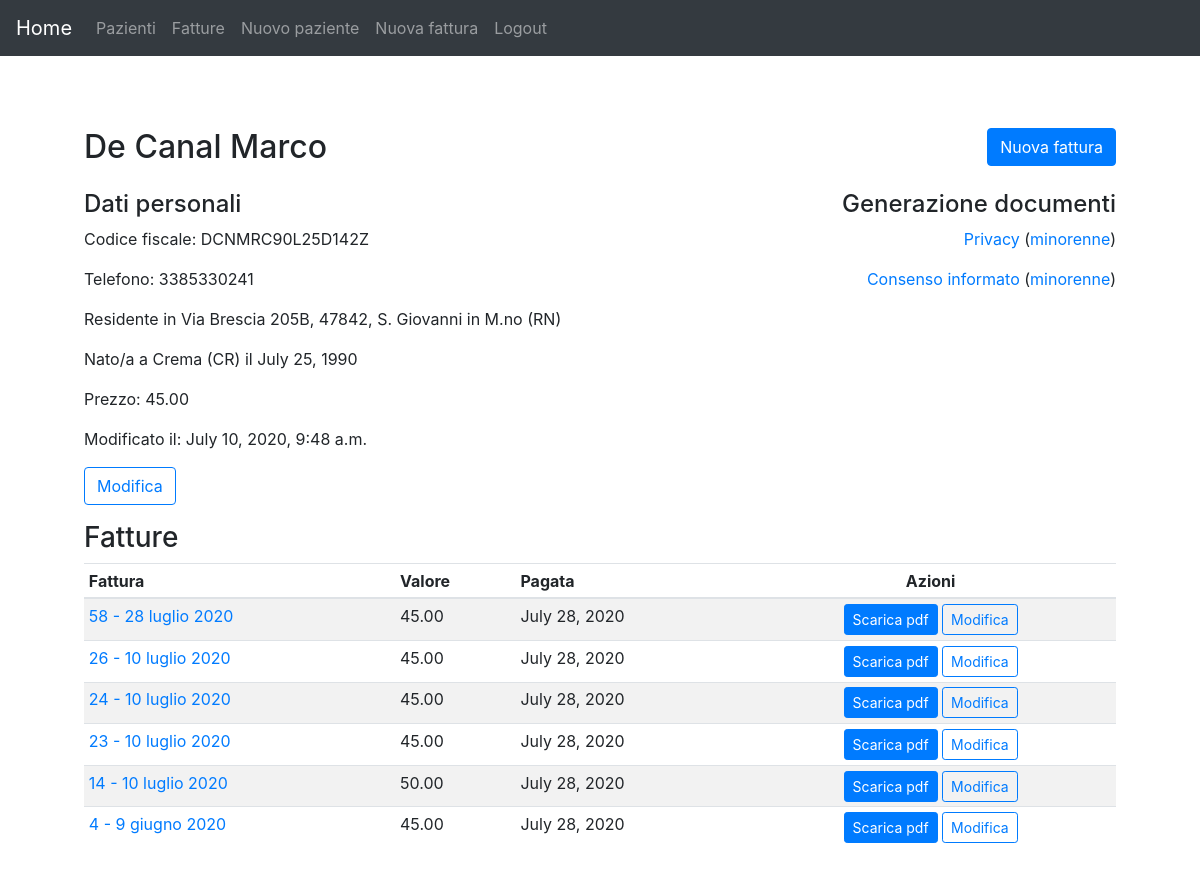
The app's page /gestione/paziente/2 (signed in), older data.
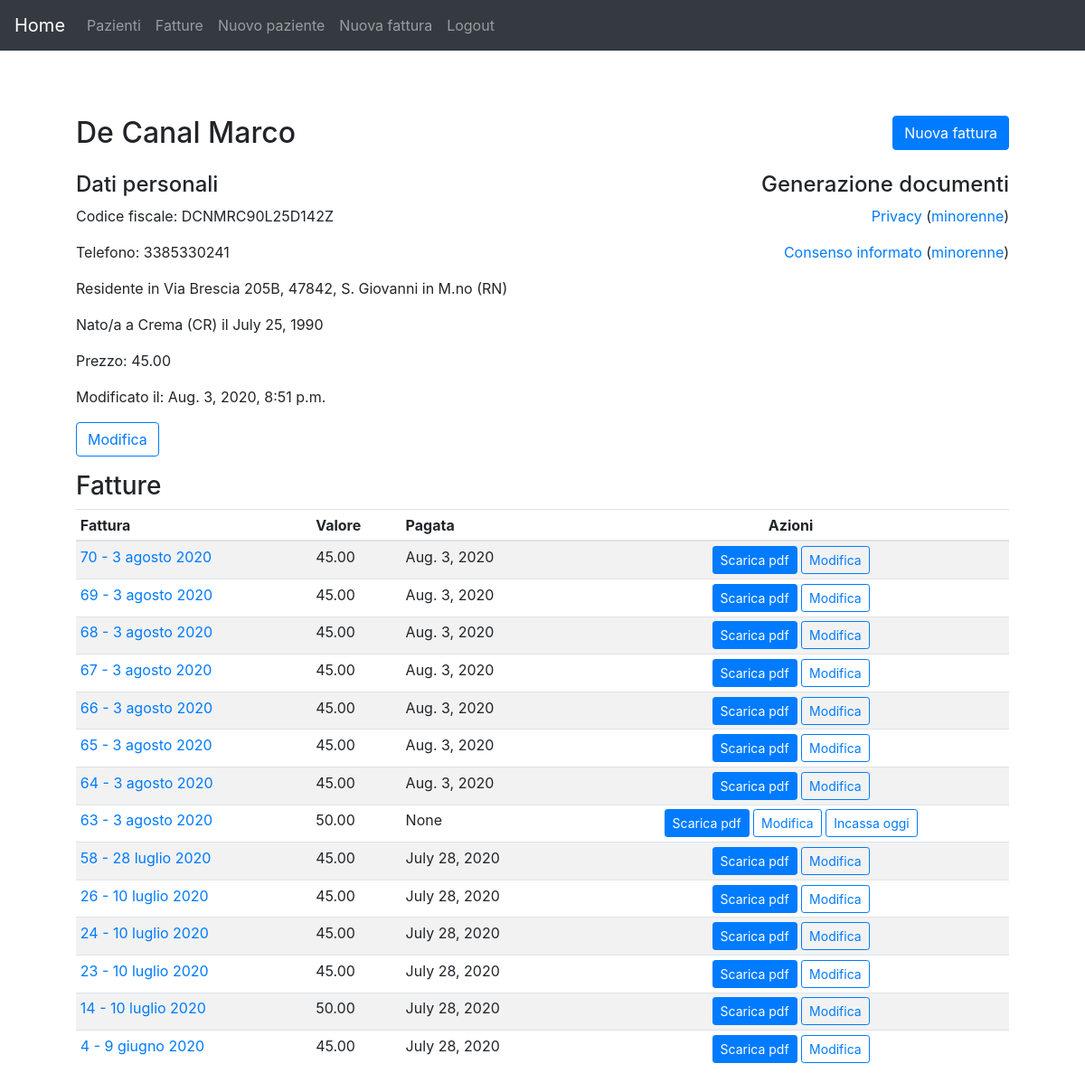
The same page, newer data.
### gestione/models.py (models this page shows, shortened)
class Paziente(models.Model):
	cognome = models.CharField(max_length = 100, help_text = 'Cognome')
	nome = models.CharField(max_length = 100, help_text = 'Nome')
	codfisc = models.CharField("Codice fiscale", max_length = 16, help_text = 'Codice fiscale', blank = True)
	piva = models.CharField('Partita Iva', max_length = 50, help_text = 'P. Iva', blank = True)
	paese = models.CharField('Città', max_length = 100, help_text = 'Città', blank = True)
	provincia = models.CharField(max_length = 2, help_text = 'Prov.', blank = True)
	cap = models.CharField('CAP', max_length = 5, help_text = 'CAP', blank = True)
	via = models.CharField(max_length = 100, help_text = 'Via', blank = True)
	civico = models.CharField('N. civico', max_length = 30, help_text = 'N. civico', blank = True)
	telefono = models.CharField(max_length = 25, help_text = 'Telefono', blank = True)
	email = models.EmailField(help_text = 'email', blank = True)
	data_nascita  = models.DateField('Data di nascita', help_text = 'Data di nascita <em>YYYY-MM-DD</em>.', blank = True, null=True)
	paese_nascita = models.CharField('Città di nascita', max_length = 100, help_text = 'Città di nascita', blank = True)
	provincia_nascita = models.CharField('Provincia di nascita',max_length = 2, help_text = 'Prov. di nascita', blank = True)
	prezzo = models.DecimalField(help_text = 'Prezzo', max_digits = 8, decimal_places = 2, blank = True, default = 50.00)
	ultima_modifica = models.DateTimeField(help_text = 'Ultima modifica', auto_now = True)
	class Meta:
		ordering = ['cognome','nome']
	def __str__(self):
		return ' '.join([self.cognome, self.nome])

class Fattura(models.Model):
	paziente = models.ForeignKey(Paziente, on_delete = models.SET_NULL, null = True, help_text = 'Intestatario (Paziente)')
	valore = models.DecimalField(help_text = 'Valore', max_digits = 8, decimal_places = 2)
	data = models.DateField(default = date.today, help_text = 'Data <em>AAAA-MM-GG</em>.')
	data_incasso = models.DateField(help_text='Data di incasso <em>AAAA-MM-GG</em>',null=True,blank=True)
	testo = models.CharField(max_length=300,help_text='Servizio eseguito',default='Trattamento massoterapico')
	numero = models.PositiveSmallIntegerField('Numero d\'ordine', help_text = 'Numero d\'ordine')
	class Meta:
		ordering = ['-data','-numero']
	def __str__(self):
		return str(self.numero) + " - " + data_italiana(self.data)
	def get_absolute_url(self):
		return reverse('dettaglio-fattura', args=[str(self.id)])

### gestione/views.py (the view)
# urls.py: path('paziente/<int:pk>', views.PazienteDetailView.as_view(), name='dettaglio-paziente'),
class PazienteDetailView(LoginRequiredMixin, generic.DetailView):
    model = Paziente
    context_object_name = 'paziente'
    permission_required = ('gestione.view_paziente','gestione.change_paziente','gestione.delete_paziente','gestione.view_fattura','gestione.add_fattura','gestione.delete_fattura')

### gestione/utils.py (called while the page is built)
def data_italiana(data:date):
    return str(data.day)+' '+mese[data.month]+' '+str(data.year)

### gestione/templates/gestione/paziente_detail.html (shortened to what this page needs)
{% extends "generic.html" %}
{% block main-content %}
<div class="container">
    <div class="row mb-3">
        <div class="col-md-8">
        <h2>{{paziente}}</h2>
        </div>
        <div class="col-md-4 text-right">
        <a class="btn btn-primary" href="{% url 'fattura-veloce' paziente.pk%}">Nuova fattura</a>
        </div>
    </div>
    <div class="row mb-3">
    <div class="col-md-8">
        <h4>Dati personali</h4>
        {% if paziente.codfisc %}
            <p>Codice fiscale: {{paziente.codfisc}}</p>
        {% endif %}
        {% if paziente.telefono %}
            <p>Telefono: {{paziente.telefono}}</p>
        {% endif %}
        {% if paziente.paese and paziente.cap and paziente.via and paziente.civico and paziente.provincia %}
            <p>Residente in {{paziente.via}} {{paziente.civico}}, {{paziente.cap}}, {{paziente.paese}} ({{paziente.provincia}})</p>
        {% endif %}
        {% if paziente.data_nascita and paziente.paese_nascita and paziente.provincia_nascita %}
            <p>Nato/a a {{paziente.paese_nascita}} ({{paziente.provincia_nascita}}) il {{paziente.data_nascita}}</p>
        {% endif %}
        {% if paziente.prezzo %}
            <p>Prezzo: {{paziente.prezzo}}</p>
        {% endif %}
        <p>Modificato il: {{paziente.ultima_modifica}}</p>
        <div>
            <a class="btn btn-outline-primary" href="{% url 'modifica-paziente' paziente.pk %}">Modifica</a>
        </div>
    </div>
    <div class="col-md-4 text-right">
        <h4>Generazione documenti</h4>
        <p><a href="{% url 'privacy-pdf' paziente.pk %}">Privacy</a>
        (<a href="{% url 'privacy-m-pdf' paziente.pk %}">minorenne</a>)</p>
        <p><a href="{% url 'consenso-pdf' paziente.pk %}">Consenso informato</a>
        (<a href="{% url 'consenso-m-pdf' paziente.pk %}">minorenne</a>)</p>
    </div>
    </div>
    <div>
        <h3>Fatture</h3>
    {% if paziente.fattura_set.all %}
    <div class="table-responsive">
        <table class="table table-striped table-sm">
            <thead>
                <tr>
                  <th>Fattura</th>
                  <th>Valore</th>
                  <th>Pagata</th>
                  <th class="text-center">Azioni</th>
                </tr>
              </thead>
            <tbody>
        {% for f in paziente.fattura_set.all %}
        <tr>
            <td><a href="{{ f.get_absolute_url }}">{{f}}</a></td>
            <td>{{f.valore}}</td>
            <td>{{f.data_incasso}}</td>
            <td class="text-center">
                <a class="btn btn-primary btn-sm" href="{% url 'fattura-pdf' f.id %}">Scarica pdf</a>
                <a class="btn btn-outline-primary btn-sm" href="{% url 'modifica-fattura' f.id %}">Modifica</a>
                {% if not f.data_incasso %}
                <a class="btn btn-outline-primary btn-sm" href="{% url 'incassa-oggi' f.id %}">Incassa oggi</a>
                {% endif %}
            </td>
        </tr>
        {% endfor %}
    {% else %}
    <tr><td>Nessuna fattura intestata al paziente</td></tr>
    {% endif %}
</tbody>
</table>
    </div>
</div>
{% endblock main-content %}

Row changes from the older to the newer data that the page shows:
changed Paziente "De Canal Marco": ultima_modifica "July 10, 2020, 9:48 a.m." → "Aug. 3, 2020, 8:51 p.m."
added Fattura: numero+data "70 - 3 agosto 2020", valore "45.00", data_incasso "Aug. 3, 2020"
added Fattura: numero+data "69 - 3 agosto 2020", valore "45.00", data_incasso "Aug. 3, 2020"
added Fattura: numero+data "68 - 3 agosto 2020", valore "45.00", data_incasso "Aug. 3, 2020"
added Fattura: numero+data "67 - 3 agosto 2020", valore "45.00", data_incasso "Aug. 3, 2020"
added Fattura: numero+data "66 - 3 agosto 2020", valore "45.00", data_incasso "Aug. 3, 2020"
added Fattura: numero+data "65 - 3 agosto 2020", valore "45.00", data_incasso "Aug. 3, 2020"
added Fattura: numero+data "64 - 3 agosto 2020", valore "45.00", data_incasso "Aug. 3, 2020"
added Fattura: numero+data "63 - 3 agosto 2020", valore "50.00", data_incasso "None", shows "Incassa oggi"
